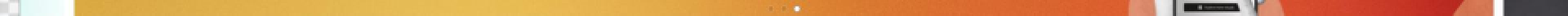
#> input picture AI/visualdebugger/dataset/train/clickable/mostvisited_gettyimages.com_1729631599_crop_258.jpg, 1920 x 19 px (shown at 1/2 size)
$ python -i preprocess.py   (imports and definitions only)
#> lines starting #> are read from the running program, lines starting #| are printed output that depends on the picture
"""Image preprocessing pipeline for the CNN model."""
import numpy as np
from PIL import Image
import cv2


IMG_SIZE = (224, 224)


def preprocess_image(image_path: str) -> np.ndarray:
    """
    Full preprocessing pipeline:
    1. Load image
    2. Resize to 224x224
    3. Apply CLAHE for contrast enhancement
    4. Normalize to [0, 1]
    5. Add batch dimension → shape (1, 224, 224, 3)
    """
    # Load
    img = Image.open(image_path).convert("RGB")
#> img is the input picture: PIL image 1920x19 RGB; mean R, G, B 210, 143.5, 81.1
    img = img.resize(IMG_SIZE, Image.LANCZOS)
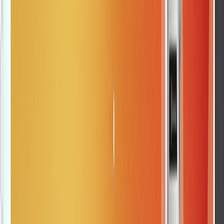
#> img: PIL image 224x224 RGB; mean R, G, B 210, 143.4, 81
    img_array = np.array(img, dtype=np.float32)

    # CLAHE on LAB channels
    lab = cv2.cvtColor(img_array.astype(np.uint8), cv2.COLOR_RGB2LAB)
#> lab: shape (224, 224, 3); mean of channels 0, 1, 2 167.5, 147.6, 171.3
    clahe = cv2.createCLAHE(clipLimit=2.0, tileGridSize=(8, 8))
    lab[:, :, 0] = clahe.apply(lab[:, :, 0])
#> lab: shape (224, 224, 3); mean of channels 0, 1, 2 169.9, 147.6, 171.3
    enhanced = cv2.cvtColor(lab, cv2.COLOR_LAB2RGB)
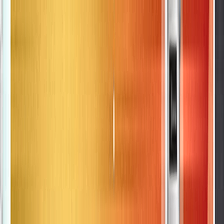
#> enhanced: shape (224, 224, 3); mean R, G, B 213, 146.3, 83.7

    # Normalize
    normalized = enhanced.astype(np.float32) / 255.0

    # MobileNetV2 preprocessing expects [-1, 1]
    mobilenet_input = (normalized - 0.5) * 2.0

    return np.expand_dims(mobilenet_input, axis=0)


def preprocess_pil(pil_image: Image.Image) -> np.ndarray:
    """Preprocess a PIL Image directly (no file load needed)."""
    img = pil_image.convert("RGB").resize(IMG_SIZE, Image.LANCZOS)
    img_array = np.array(img, dtype=np.float32)
    normalized = img_array / 255.0
    mobilenet_input = (normalized - 0.5) * 2.0
    return np.expand_dims(mobilenet_input, axis=0)


def extract_regions(image_path: str, n_regions: int = 4) -> list:
    """
    Split the screenshot into N vertical strips for regional analysis.
    Returns list of (region_array, bbox) tuples.
    """
    img = Image.open(image_path).convert("RGB")
    w, h = img.size
    regions = []
    strip_h = h // n_regions
    for i in range(n_regions):
        y0 = i * strip_h
        y1 = (i + 1) * strip_h if i < n_regions - 1 else h
        region = img.crop((0, y0, w, y1))
        arr = preprocess_pil(region)
        bbox = {"x": 0, "y": y0, "w": w, "h": y1 - y0}
        regions.append((arr, bbox))
    return regions

>>> result = preprocess_image('../../dataset/train/clickable/mostvisited_gettyimages.com_1729631599_crop_258.jpg')
